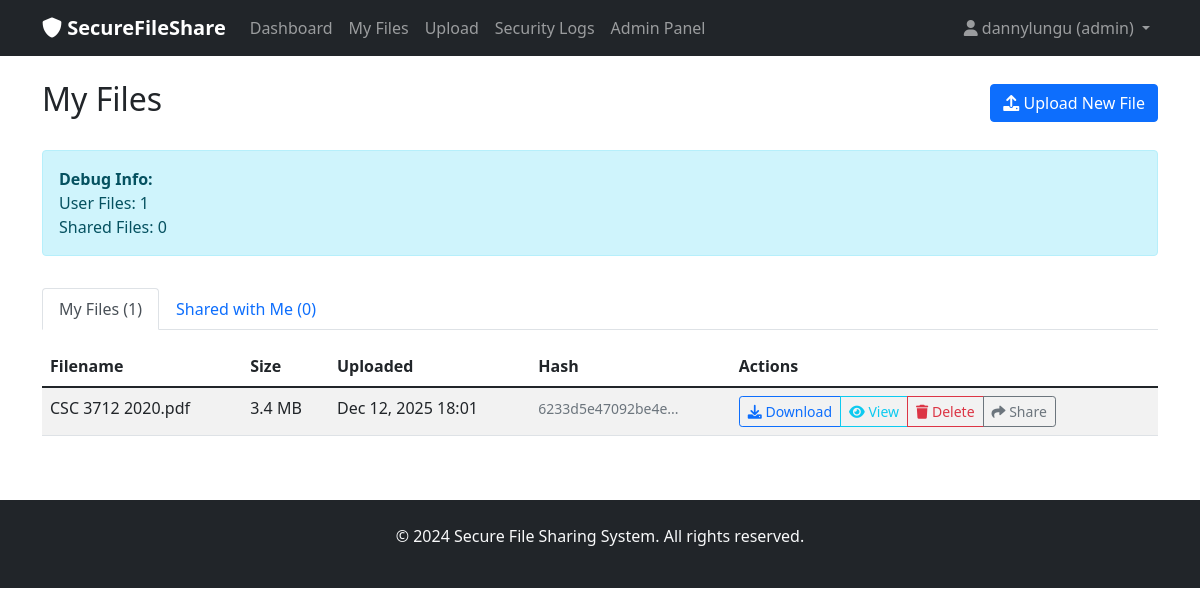
Screenshot of /files/ (signed in) with the database file from the repository.
### accounts/models.py (models this page shows, shortened)
class CustomUser(AbstractUser):
    ROLE_CHOICES = (
        ('admin', 'Admin'),
        ('user', 'User'),
        ('guest', 'Guest'),
    )
    role = models.CharField(max_length=10, choices=ROLE_CHOICES, default='user')
    public_key = models.TextField(blank=True, null=True)
    private_key = models.TextField(blank=True, null=True)

### files/models.py (models this page shows, shortened)
class SecureFile(models.Model):
    PERMISSION_CHOICES = (
        ('read', 'Read Only'),
        ('edit', 'Can Edit'),
    )
    owner = models.ForeignKey(settings.AUTH_USER_MODEL, on_delete=models.CASCADE, related_name='uploaded_files')
    original_filename = models.CharField(max_length=255)
    encrypted_file = models.FileField(upload_to=encrypted_file_upload_path)
    encrypted_aes_key = models.TextField()  # AES key encrypted with owner's RSA public key
    file_hash = models.CharField(max_length=64)  # SHA-256 hash
    file_size = models.BigIntegerField()
    uploaded_at = models.DateTimeField(auto_now_add=True)
    updated_at = models.DateTimeField(auto_now=True)

### files/views.py (the view)
# urls.py: path('', views.file_list_view, name='file_list'),
@login_required
def file_list_view(request):
    user_files = SecureFile.objects.filter(owner=request.user)
    shared_files = SecureFile.objects.filter(shares__shared_with=request.user)
    from accounts.models import CustomUser
    all_users = CustomUser.objects.exclude(id=request.user.id)
    context = {
        'user_files': user_files,
        'shared_files': shared_files,
        'all_users': all_users,
    }
    return render(request, 'files/file_list.html', context)

### files/templates/files/file_list.html (shortened to what this page needs)
{% extends 'base.html' %}
{% block content %}
<div class="row">
    <div class="col-12">
        <div class="d-flex justify-content-between align-items-center mb-4">
            <h2>My Files</h2>
            <a href="{% url 'file_upload' %}" class="btn btn-primary">
                <i class="fas fa-upload"></i> Upload New File
            </a>
        </div>
    </div>
</div>
<div class="row mb-3">
    <div class="col-12">
        <div class="alert alert-info">
            <strong>Debug Info:</strong><br>
            User Files: {{ user_files.count }}<br>
            Shared Files: {{ shared_files.count }}
        </div>
    </div>
</div>
<div class="row">
    <div class="col-12">
        <ul class="nav nav-tabs" id="fileTabs" role="tablist">
            <li class="nav-item" role="presentation">
                <button class="nav-link active" id="my-files-tab" data-bs-toggle="tab" data-bs-target="#my-files" type="button">
                    My Files ({{ user_files.count }})
                </button>
            </li>
            <li class="nav-item" role="presentation">
                <button class="nav-link" id="shared-files-tab" data-bs-toggle="tab" data-bs-target="#shared-files" type="button">
                    Shared with Me ({{ shared_files.count }})
                </button>
            </li>
        </ul>
        <div class="tab-content mt-3" id="fileTabsContent">
            <div class="tab-pane fade show active" id="my-files">
                {% if user_files %}
                <div class="table-responsive">
                    <table class="table table-striped">
                        <thead>
                            <tr>
                                <th>Filename</th>
                                <th>Size</th>
                                <th>Uploaded</th>
                                <th>Hash</th>
                                <th>Actions</th>
                            </tr>
                        </thead>
                        <tbody>
                            {% for file in user_files %}
                            <tr>
                                <td>{{ file.original_filename }}</td>
                                <td>{{ file.file_size|filesizeformat }}</td>
                                <td>{{ file.uploaded_at|date:"M d, Y H:i" }}</td>
                                <td>
                                    <small class="text-muted" title="{{ file.file_hash }}">
                                        {{ file.file_hash|slice:":16" }}...
                                    </small>
                                </td>
                                <td>
                                    <div class="btn-group btn-group-sm">
                                        <a href="{% url 'file_download' file.id %}" class="btn btn-outline-primary">
                                            <i class="fas fa-download"></i> Download
                                        </a>
                                        <a href="{% url 'file_view' file.id %}" class="btn btn-outline-info">
                                            <i class="fas fa-eye"></i> View
                                        </a>
                                        <button type="button" class="btn btn-outline-danger" data-bs-toggle="modal" data-bs-target="#deleteModal{{ file.id }}">
                                            <i class="fas fa-trash"></i> Delete
                                        </button>
                                        <button type="button" class="btn btn-outline-secondary" data-bs-toggle="modal" data-bs-target="#shareModal{{ file.id }}">
                                            <i class="fas fa-share"></i> Share
                                        </button>
                                    </div>
                                </td>
                            </tr>
                            {% endfor %}
                        </tbody>
                    </table>
                </div>
                {% endif %}
            </div>
        </div>
    </div>
</div>
{% endblock %}

### templates/base.html (shortened to what this page needs)
<!DOCTYPE html>
<html lang="en">
<head>
    <link href="https://cdn.jsdelivr.net/npm/bootstrap@5.1.3/dist/css/bootstrap.min.css" rel="stylesheet">
    <link href="https://cdnjs.cloudflare.com/ajax/libs/font-awesome/6.0.0/css/all.min.css" rel="stylesheet">
</head>
<body>
    <nav class="navbar navbar-expand-lg navbar-dark bg-dark">
        <div class="container">
            <a class="navbar-brand" href="{% url 'dashboard' %}">
                <i class="fas fa-shield-alt"></i> SecureFileShare
            </a>
            <div class="collapse navbar-collapse" id="navbarNav">
                <ul class="navbar-nav me-auto">
                    {% if user.is_authenticated %}
                        <li class="nav-item">
                            <a class="nav-link" href="{% url 'dashboard' %}">Dashboard</a>
                        </li>
                        <li class="nav-item">
                            <a class="nav-link" href="{% url 'file_list' %}">My Files</a>
                        </li>
                        <li class="nav-item">
                            <a class="nav-link" href="{% url 'file_upload' %}">Upload</a>
                        </li>
                        {% if user.role == 'admin' %}
                        <li class="nav-item">
                            <a class="nav-link" href="{% url 'admin_logs' %}">Security Logs</a>
                        </li>
                        <li class="nav-item">
                            <a class="nav-link" href="/admin/">Admin Panel</a>
                        </li>
                        {% endif %}
                    {% endif %}
                </ul>
                <ul class="navbar-nav">
                    {% if user.is_authenticated %}
                        <li class="nav-item dropdown">
                            <a class="nav-link dropdown-toggle" href="#" id="navbarDropdown" role="button" data-bs-toggle="dropdown">
                                <i class="fas fa-user"></i> {{ user.username }} ({{ user.role }})
                            </a>
                        </li>
                    {% endif %}
                </ul>
            </div>
        </div>
    </nav>
    <div class="container mt-4">
        {% block content %}
        {% endblock %}
    </div>
    <footer class="bg-dark text-light mt-5 py-4">
        <div class="container text-center">
            <p>&copy; 2024 Secure File Sharing System. All rights reserved.</p>
        </div>
    </footer>
</body>
</html>

### templates/base.html (style rules this page uses)
.navbar-brand { font-weight: bold; }

### rows the page displays
CustomUser: username "dannylungu", role "admin"
SecureFile: original_filename "CSC 3712 2020.pdf", file_size|filesizeformat "3.4 MB", uploaded_at "Dec 12, 2025 18:01", file_hash "6233d5e47092be4e"

### other values shown
{{ user_files.count }} "1"
{{ shared_files.count }} "0"
